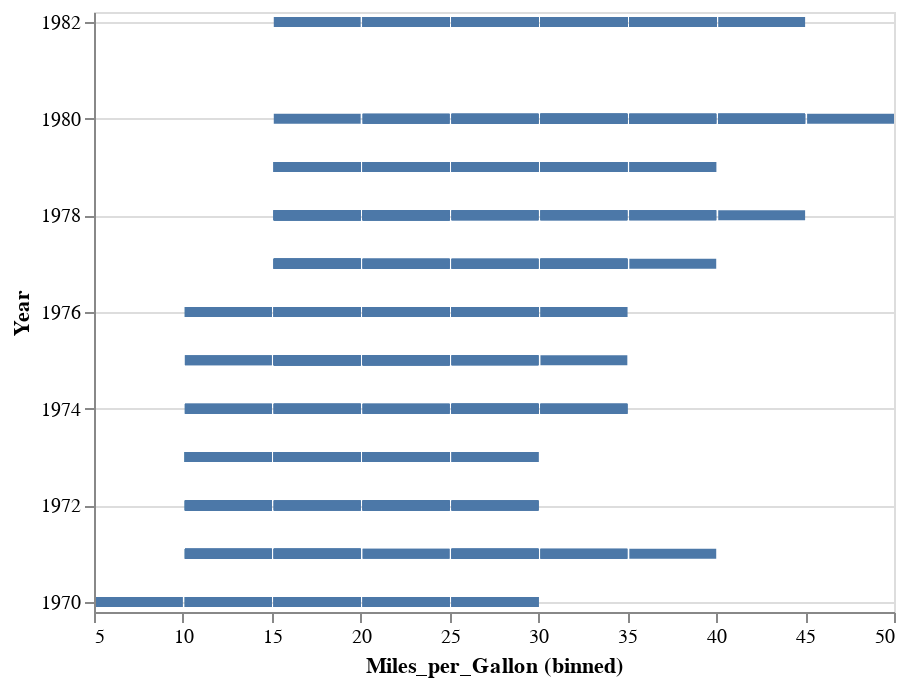

This figure's notebook cell:
### Code cell
import altair as alt

interval = alt.selection_interval()
print(cars.columns)
# base = alt.Chart(cars).mark_point().encode(
#   y='Year',
#   color=alt.condition(interval, 'Origin', alt.value('lightgray'))
# ).properties(
#   selection=interval
# )

alt.Chart(cars).mark_bar().encode(
  x=alt.X('Miles_per_Gallon', bin=True),
  y='Origin',
).properties(
    selection=interval
)

alt.Chart(cars).mark_bar().encode(
  x=alt.X('Miles_per_Gallon', bin=True),
  y='Year',
).properties(
    selection=interval
)
# base.encode(x='Weight_in_lbs')

### Figure 1 — Vega-Lite specification as saved in the notebook (floating-point values rounded to 4 significant figures; data arrays with more than 128 entries replaced by an {"elided": "..."} marker saying what was removed)
{"config": {"view": {"continuousWidth": 400, "continuousHeight": 300}}, "data": {"name": "data-f02450ab61490a1363517a0190416235"}, "mark": "bar", "encoding": {"x": {"type": "quantitative", "bin": true, "field": "Miles_per_Gallon"}, "y": {"type": "temporal", "field": "Year"}}, "selection": {"selector028": {"type": "interval"}}, "$schema": "https://vega.github.io/schema/vega-lite/v4.8.1.json", "datasets": {"data-f02450ab61490a1363517a0190416235": {"elided": "406 records"}}}
